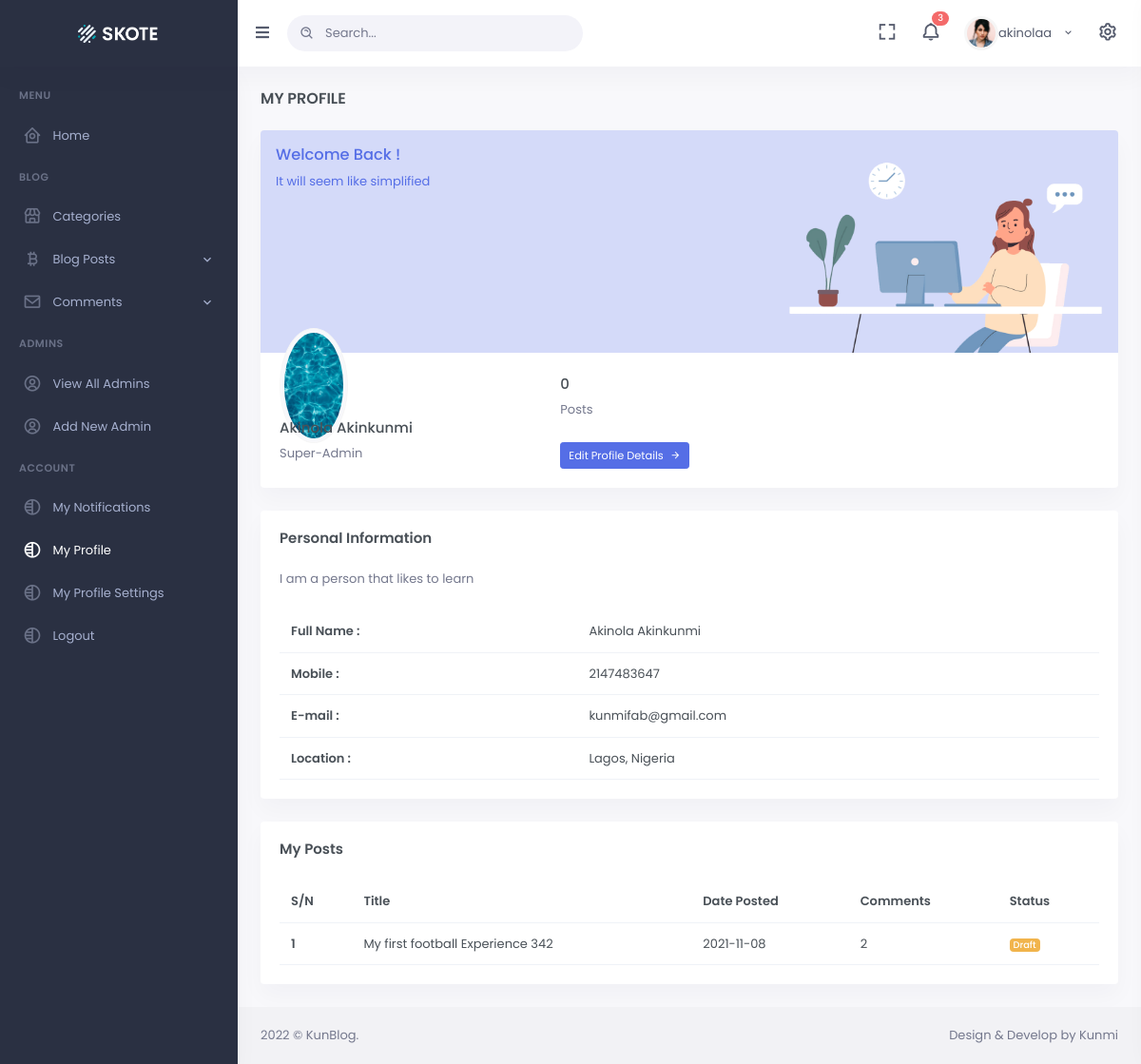
Page /profile.php (signed in) on the committed database.
### tables this page shows
CREATE TABLE `posts` (
  `id` int(11) NOT NULL,
  `title` varchar(255) NOT NULL,
  `content` text NOT NULL,
  `image` text NOT NULL,
  `cat_id` int(255) NOT NULL,
  `author_id` int(255) NOT NULL,
  `status_id` int(2) NOT NULL DEFAULT 1,
  `date` date NOT NULL DEFAULT current_timestamp()
);

### includes/restriction.php (called while the page is built, shortened)
<?php
if(!isset($_SESSION["user_loggedin"])){
    header("Location: login.php");
}else {
    $user_id_unsanitized = $_SESSION["user_loggedin"];
    $user_id = mysqli_real_escape_string($connect,filter_var($user_id_unsanitized,FILTER_SANITIZE_STRING));
    $check_user_exists_sql = "SELECT * FROM admins WHERE id = $user_id";
    $check_user_exists = mysqli_query($connect,$check_user_exists_sql);
    if(mysqli_num_rows($check_user_exists) != 1){
        header("Location: login.php");
    }else {
        while($user_row = mysqli_fetch_assoc($check_user_exists)){
            $user_username = $user_row["username"];
            $user_id = $user_row["id"];
        }
    }
}

### profile.php (the view, shortened to what this page needs)
<!doctype html>
<html lang="en">
<head>
        <link href="assets/css/bootstrap.min.css" id="bootstrap-style" rel="stylesheet" type="text/css" />
        <link href="assets/css/icons.min.css" rel="stylesheet" type="text/css" />
        <link href="assets/css/app.min.css" id="app-style" rel="stylesheet" type="text/css" />
    </head>
    <body data-sidebar="dark">
        <div id="layout-wrapper">
        <?php include_once "includes/layout/header.php"; ?>
           <?php include_once "includes/layout/sidebar.php"; ?>
            <?php
                $get_admin_details_sql = "SELECT * FROM admins WHERE id = $user_id";
                $get_admin_details = mysqli_query($connect,$get_admin_details_sql);
                while($admin_row = mysqli_fetch_assoc($get_admin_details)){
                    $admin_fullname = $admin_row['fullname'];
                    $admin_email = $admin_row['email'];
                    $admin_info = $admin_row['info'];
                    $admin_mobile = $admin_row['mobile'];
                    $admin_location = $admin_row['location'];
                    $admin_image = $admin_row['image'];
                    $admin_role = $admin_row['role'];
                }
                if($admin_role == "superadmin"){
                    $my_role = "Super-Admin";
                }elseif($admin_role == "editor"){
                    $my_role = "Editor";
                }
                if(empty($admin_image)){
                    $image = "assets/images/users/avatar-1.jpg";
                }else{
                    $image = "assets/images/admins/" .$admin_image;
                }
            ?>
            <div class="main-content">
                <div class="page-content">
                    <div class="container-fluid">
                        <div class="row">
                            <div class="col-12">
                                <div class="page-title-box d-sm-flex align-items-center justify-content-between">
                                    <h4 class="mb-sm-0 font-size-18">My Profile</h4>
                                </div>
                            </div>
                        </div>
                        <div class="row">
                            <div class="col-xl-12">
                                <div class="card overflow-hidden">
                                    <div class="bg-primary bg-soft">
                                        <div class="row">
                                            <div class="col-7">
                                                <div class="text-primary p-3">
                                                    <h5 class="text-primary">Welcome Back !</h5>
                                                    <p>It will seem like simplified</p>
                                                </div>
                                            </div>
                                            <div class="col-5 align-self-end">
                                                <img src="assets/images/profile-img.png" alt="" class="img-fluid">
                                            </div>
                                        </div>
                                    </div>
                                    <div class="card-body pt-0">
                                        <div class="row">
                                            <div class="col-sm-4">
                                                <div class="avatar-md profile-user-wid mb-4">
                                                    <img src="<?php echo $image; ?>" alt="" class="img-thumbnail rounded-circle">
                                                </div>
                                                <h5 class="font-size-15 text-truncate"><?php echo $admin_fullname; ?></h5>
                                                <p class="text-muted mb-0 text-truncate"><?php echo $my_role; ?></p>
                                            </div>
                                            <div class="col-sm-8">
                                                <div class="pt-4">
                                                    <div class="row">
                                                        <div class="col-6">
                                                            <h5 class="font-size-15">0</h5>
                                                            <p class="text-muted mb-0">Posts</p>
                                                        </div>
                                                    </div>
                                                    <div class="mt-4">
                                                        <a href="profile-details.php" class="btn btn-primary waves-effect waves-light btn-sm">Edit Profile Details <i class="mdi mdi-arrow-right ms-1"></i></a>
                                                    </div>
                                                </div>
                                            </div>
                                        </div>
                                    </div>
                                </div>
                                <div class="card">
                                    <div class="card-body">
                                        <h4 class="card-title mb-4">Personal Information</h4>
                                        <p class="text-muted mb-4"><?php echo $admin_info; ?></p>
                                        <div class="table-responsive">
                                            <table class="table table-nowrap mb-0">
                                                <tbody>
                                                    <tr>
                                                        <th scope="row">Full Name :</th>
                                                        <td><?php echo $admin_fullname; ?></td>
                                                    </tr>
                                                    <tr>
                                                        <th scope="row">Mobile :</th>
                                                        <td><?php echo $admin_mobile; ?></td>
                                                    </tr>
                                                    <tr>
                                                        <th scope="row">E-mail :</th>
                                                        <td><?php echo $admin_email; ?></td>
                                                    </tr>
                                                    <tr>
                                                        <th scope="row">Location :</th>
                                                        <td><?php echo $admin_location; ?></td>
                                                    </tr>
                                                </tbody>
                                            </table>
                                        </div>
                                    </div>
                                </div>
                            </div>
                            <div class="col-xl-12">
                                <div class="card">
                                    <div class="card-body">
                                        <h4 class="card-title mb-4">My Posts</h4>
                                        <div class="table-responsive">
                                            <table class="table table-nowrap table-hover mb-0">
                                                <thead>
                                                    <tr>
                                                        <th scope="col">S/N</th>
                                                        <th scope="col">Title</th>
                                                        <th scope="col">Date Posted</th>
                                                        <th scope="col">Comments</th>
                                                        <th scope="col">Status</th>
                                                    </tr>
                                                </thead>
                                                <tbody>
                                                    <?php
                                                    $sn = 1;
                                                    $get_post_details_sql = "SELECT * FROM posts WHERE author_id = $user_id";
                                                    $get_post_details = mysqli_query($connect,$get_post_details_sql);
                                                    while($post_row = mysqli_fetch_assoc($get_post_details)){
                                                        $post_title = $post_row['title'];
                                                        $post_date = $post_row['date'];
                                                        $post_id = $post_row['id'];
                                                        $post_status_id = $post_row['status_id'];
                                                        if($post_status_id == 1){
                                                            $status_msg = "<div class='badge bg-success'>Active</div>";
                                                        }else{
                                                            $status_msg = "<div class='badge bg-warning'>Draft</div>";
                                                        }
                                                        $get_comment_details_sql = "SELECT * FROM comments WHERE post_id = $post_id";
                                                        $get_comment_details = mysqli_query($connect,$get_comment_details_sql);
                                                        if(mysqli_num_rows($get_comment_details) > 0 ){
                                                            $num_comments = mysqli_num_rows($get_comment_details);
                                                        }else{
                                                            $num_comments = "None";
                                                        }
                                                    ?>
                                                    <tr>
                                                        <th scope="row"><?php echo $sn; ?></th>
                                                        <td><?php echo $post_title; ?></td>
                                                        <td><?php echo $post_date; ?></td>
                                                        <td><?php echo $num_comments; ?></td>
                                                        <td><?php echo $status_msg; ?></td>
                                                    </tr>
                                                    <?php $sn++; }?>
                                                </tbody>
                                            </table>
                                        </div>
                                    </div>
                                </div>
                            </div>
                        </div>
                    </div>
                </div>
                <?php include_once "includes/layout/footer.php"; ?>
            </div>
        </div>
    </body>
</html>

### includes/layout/header.php (shortened to what this page needs)
<?php include_once "includes/auth/db.php"; ?>
<?php include_once "includes/restriction.php"; ?>
            <header id="page-topbar">
                <div class="navbar-header">
                    <div class="d-flex">
                        <div class="navbar-brand-box">
                            <a href="index-2.html" class="logo logo-light">
                                <span class="logo-lg">
                                    <img src="assets/images/logo-light.png" alt="" height="19">
                                </span>
                            </a>
                        </div>
                        <button type="button" class="btn btn-sm px-3 font-size-16 header-item waves-effect" id="vertical-menu-btn">
                            <i class="fa fa-fw fa-bars"></i>
                        </button>
                        <form class="app-search d-none d-lg-block">
                            <div class="position-relative">
                                <input type="text" class="form-control" placeholder="Search...">
                                <span class="bx bx-search-alt"></span>
                            </div>
                        </form>
                    </div>
                    <div class="d-flex">
                        <div class="dropdown d-none d-lg-inline-block ms-1">
                            <button type="button" class="btn header-item noti-icon waves-effect" data-toggle="fullscreen">
                                <i class="bx bx-fullscreen"></i>
                            </button>
                        </div>
                        <div class="dropdown d-inline-block">
                            <button type="button" class="btn header-item noti-icon waves-effect" id="page-header-notifications-dropdown"
                            data-bs-toggle="dropdown" aria-haspopup="true" aria-expanded="false">
                                <i class="bx bx-bell bx-tada"></i>
                                <span class="badge bg-danger rounded-pill">3</span>
                            </button>
                        </div>
                        <div class="dropdown d-inline-block">
                            <button type="button" class="btn header-item waves-effect" id="page-header-user-dropdown"
                            data-bs-toggle="dropdown" aria-haspopup="true" aria-expanded="false">
                                <img class="rounded-circle header-profile-user" src="assets/images/users/avatar-1.jpg"
                                    alt="Header Avatar"><?php echo $user_username; ?>
                                <i class="mdi mdi-chevron-down d-none d-xl-inline-block"></i>
                            </button>
                        </div>
                        <div class="dropdown d-inline-block">
                            <button type="button" class="btn header-item noti-icon right-bar-toggle waves-effect">
                                <i class="bx bx-cog bx-spin"></i>
                            </button>
                        </div>
                    </div>
                </div>
            </header>

### rows in the picture
posts: title "My first football Experience 342", date "2021-11-08", num_comments "2", status_id "Draft"

### other values in the picture
$user_username "akinolaa"
$admin_fullname "Akinola Akinkunmi"
$my_role "Super-Admin"
$admin_info "I am a person that likes to learn"
$admin_mobile "2147483647"
$admin_email "kunmifab@gmail.com"
$admin_location "Lagos, Nigeria"
